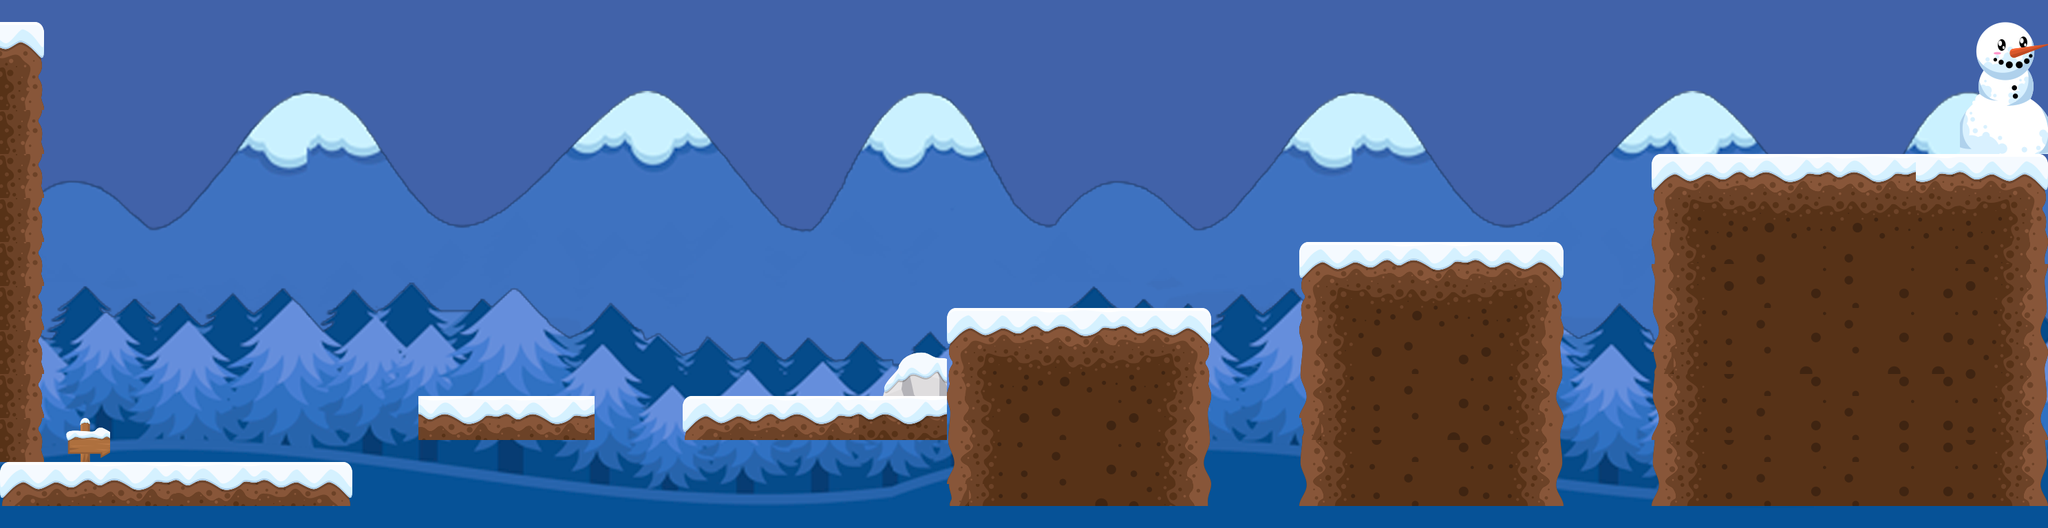

A 2D game scene composited from a Tiled map and its tileset images. What follows is a short description and the map's XML, with each tile layer's data collapsed to a summary:
An orthogonal 93x24 tile map with 32x32 px tiles, 1 tile layer (Capa de Patrones 1), 23 tilesets, 4 image layers and 10 objects (7x floor, pit, end, player_start_pos).

<map version="1.0" orientation="orthogonal" renderorder="right-down" width="93" height="24" tilewidth="32" tileheight="32" nextobjectid="19">
 <tileset firstgid="1" name="Desert" tilewidth="32" tileheight="32" spacing="1" margin="1" tilecount="40" columns="8">
  <image source="tmw_desert_spacing.png" width="265" height="199" />
  <terraintypes>
   <terrain name="Bricks" tile="9">
    <properties>
     <property name="map_length" type="int" value="2100" />
    </properties>
   </terrain>
   <terrain name="Rocks" tile="33" />
   <terrain name="Dirt" tile="14" />
   <terrain name="Desert" tile="29" />
  </terraintypes>
  <tile id="0" terrain="3,3,3,0" />
  <tile id="1" terrain="3,3,0,0" />
  <tile id="2" terrain="3,3,0,3" />
  <tile id="3" terrain="2,2,2,3" />
  <tile id="4" terrain="2,2,3,2" />
  <tile id="5" terrain="3,3,3,2" />
  <tile id="6" terrain="3,3,2,2" />
  <tile id="7" terrain="3,3,2,3" />
  <tile id="8" terrain="3,0,3,0" />
  <tile id="9" terrain="0,0,0,0" />
  <tile id="10" terrain="0,3,0,3" />
  <tile id="11" terrain="2,3,2,2" />
  <tile id="12" terrain="3,2,2,2" />
  <tile id="13" terrain="3,2,3,2" />
  <tile id="14" terrain="2,2,2,2" />
  <tile id="15" terrain="2,3,2,3" />
  <tile id="16" terrain="3,0,3,3" />
  <tile id="17" terrain="0,0,3,3" />
  <tile id="18" terrain="0,3,3,3" />
  <tile id="19" terrain="0,0,0,3" />
  <tile id="20" terrain="0,0,3,0" />
  <tile id="21" terrain="3,2,3,3" />
  <tile id="22" terrain="2,2,3,3" />
  <tile id="23" terrain="2,3,3,3" />
  <tile id="24" terrain="3,3,3,1" />
  <tile id="25" terrain="3,3,1,1" />
  <tile id="26" terrain="3,3,1,3" />
  <tile id="27" terrain="0,3,0,0" />
  <tile id="28" terrain="3,0,0,0" />
  <tile id="29" terrain="3,3,3,3" />
  <tile id="32" terrain="3,1,3,1" />
  <tile id="33" terrain="1,1,1,1" />
  <tile id="34" terrain="1,3,1,3" />
  <tile id="35" terrain="1,1,1,3" />
  <tile id="36" terrain="1,1,3,1" />
  <tile id="40" terrain="3,1,3,3" />
  <tile id="41" terrain="1,1,3,3" />
  <tile id="42" terrain="1,3,3,3" />
  <tile id="43" terrain="1,3,1,1" />
  <tile id="44" terrain="3,1,1,1" />
 </tileset>
 <tileset firstgid="46" name="1" tilewidth="32" tileheight="32" tilecount="16" columns="4">
  <image source="../textures/Sprites/png/Tiles/1.png" width="128" height="128" />
 </tileset>
 <tileset firstgid="62" name="2" tilewidth="32" tileheight="32" tilecount="16" columns="4">
  <image source="../textures/Sprites/png/Tiles/2.png" width="128" height="128" />
 </tileset>
 <tileset firstgid="78" name="3" tilewidth="32" tileheight="32" tilecount="16" columns="4">
  <image source="../textures/Sprites/png/Tiles/3.png" width="128" height="128" />
 </tileset>
 <tileset firstgid="94" name="4" tilewidth="32" tileheight="32" tilecount="16" columns="4">
  <image source="../textures/Sprites/png/Tiles/4.png" width="128" height="128" />
 </tileset>
 <tileset firstgid="110" name="5" tilewidth="32" tileheight="32" tilecount="16" columns="4">
  <image source="../textures/Sprites/png/Tiles/5.png" width="128" height="128" />
 </tileset>
 <tileset firstgid="126" name="6" tilewidth="32" tileheight="32" tilecount="16" columns="4">
  <image source="../textures/Sprites/png/Tiles/6.png" width="128" height="128" />
 </tileset>
 <tileset firstgid="142" name="7" tilewidth="32" tileheight="32" tilecount="16" columns="4">
  <image source="../textures/Sprites/png/Tiles/7.png" width="128" height="128" />
 </tileset>
 <tileset firstgid="158" name="8" tilewidth="32" tileheight="32" tilecount="16" columns="4">
  <image source="../textures/Sprites/png/Tiles/8.png" width="128" height="128" />
 </tileset>
 <tileset firstgid="174" name="9" tilewidth="32" tileheight="32" tilecount="16" columns="4">
  <image source="../textures/Sprites/png/Tiles/9.png" width="128" height="128" />
 </tileset>
 <tileset firstgid="190" name="10" tilewidth="32" tileheight="32" tilecount="16" columns="4">
  <image source="../textures/Sprites/png/Tiles/10.png" width="128" height="128" />
 </tileset>
 <tileset firstgid="206" name="11" tilewidth="32" tileheight="32" tilecount="16" columns="4">
  <image source="../textures/Sprites/png/Tiles/11.png" width="128" height="128" />
 </tileset>
 <tileset firstgid="222" name="12" tilewidth="32" tileheight="32" tilecount="16" columns="4">
  <image source="../textures/Sprites/png/Tiles/12.png" width="128" height="128" />
 </tileset>
 <tileset firstgid="238" name="13" tilewidth="32" tileheight="32" tilecount="16" columns="4">
  <image source="../textures/Sprites/png/Tiles/13.png" width="128" height="128" />
 </tileset>
 <tileset firstgid="254" name="14" tilewidth="32" tileheight="32" tilecount="8" columns="4">
  <image source="../textures/Sprites/png/Tiles/14.png" width="128" height="93" />
 </tileset>
 <tileset firstgid="262" name="15" tilewidth="32" tileheight="32" tilecount="8" columns="4">
  <image source="../textures/Sprites/png/Tiles/15.png" width="128" height="93" />
 </tileset>
 <tileset firstgid="270" name="16" tilewidth="32" tileheight="32" tilecount="8" columns="4">
  <image source="../textures/Sprites/png/Tiles/16.png" width="128" height="93" />
 </tileset>
 <tileset firstgid="278" name="17" tilewidth="32" tileheight="32" tilecount="12" columns="4">
  <image source="../textures/Sprites/png/Tiles/17.png" width="128" height="99" />
 </tileset>
 <tileset firstgid="290" name="18" tilewidth="32" tileheight="32" tilecount="16" columns="4">
  <image source="../textures/Sprites/png/Tiles/18.png" width="128" height="128" />
 </tileset>
 <tileset firstgid="306" name="BG" tilewidth="32" tileheight="32" tilecount="0" columns="31">
  <image source="../textures/BG.png" width="1000" height="750" />
 </tileset>
 <tileset firstgid="306" name="Sign_2" tilewidth="32" tileheight="32" tilecount="4" columns="2">
  <image source="../textures/Sprites/png/Object/Sign_2.png" width="87" height="93" />
 </tileset>
 <tileset firstgid="310" name="SnowMan" tilewidth="32" tileheight="32" tilecount="36" columns="6">
  <image source="../textures/Sprites/png/Object/SnowMan.png" width="193" height="210" />
 </tileset>
 <tileset firstgid="346" name="Stone" tilewidth="32" tileheight="32" tilecount="6" columns="3">
  <image source="../textures/Sprites/png/Object/Stone.png" width="124" height="78" />
 </tileset>
 <imagelayer name="Water">
  <image source="../textures/Sprites/png/Object/water.png" width="8599" height="384" />
  <properties>
   <property name="constant_movement" type="bool" value="false" />
   <property name="speed" type="int" value="28" />
  </properties>
 </imagelayer>
 <imagelayer name="Sky">
  <image source="../textures/Sprites/png/Object/sky_santa.png" width="3724" height="1350" />
 </imagelayer>
 <imagelayer name="Mountain" offsetx="0" offsety="31">
  <image source="../textures/Sprites/png/Object/mountains_santa.png" width="4832" height="1279" />
  <properties>
   <property name="speed" type="int" value="2" />
  </properties>
 </imagelayer>
 <imagelayer name="trees">
  <image source="../textures/Sprites/png/Object/trees_SA.png" width="4832" height="1279" />
  <properties>
   <property name="speed" type="int" value="2" />
  </properties>
 </imagelayer>
 <layer name="Capa de Patrones 1" width="93" height="24">
  <data>[2232 cells, 686 non-empty, 135 distinct tile ids]</data>
 </layer>
 <objectgroup color="#ff0000" name="Collision">
  <object id="1" type="floor" x="2" y="674" width="504" height="60" />
  <object id="2" type="floor" x="609" y="582" width="253" height="53" />
  <object id="3" type="floor" x="995" y="579" width="378" height="62" />
  <object id="4" type="floor" x="1381" y="451" width="373" height="281" />
  <object id="5" type="floor" x="1891" y="357" width="374" height="375" />
  </objectgroup>
 <objectgroup color="#0000ff" name="Logic">
  <properties>
   <property name="map_length" type="int" value="2500" />
  </properties>
  <!-- 1 objects omitted --></objectgroup>
</map>
<!-- 5 of 10 objects omitted -->
